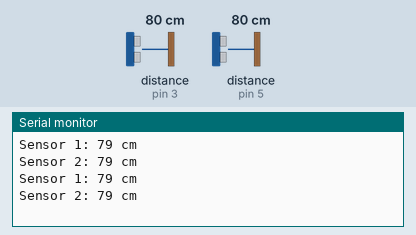
Bench run of a sketch on a simulated Arduino Uno, built with avr-gcc and run on an emulated ATmega328P. Shown: the last lines printed to the serial monitor. Wiring (inferred from the names in the program): 2 × ultrasonic range finder: trigger pin 2, echo pin 3 / trigger pin 4, echo pin 5. The inputs (shaded band) are chosen by the test bench; at power-on: distance to the obstacle (sensors on pin 3, pin 5) 80 cm. The echo pulse lasts 58.3 µs per cm.

Above: at 1.8 s.
1.9 s: distance to the obstacle (sensor on pin 3) set to 2 cm
At 2.7 s:
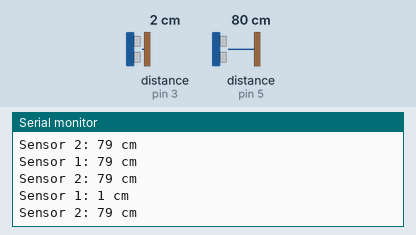
3.4 s: distance to the obstacle (sensor on pin 5) set to 2 cm
At 4.5 s:
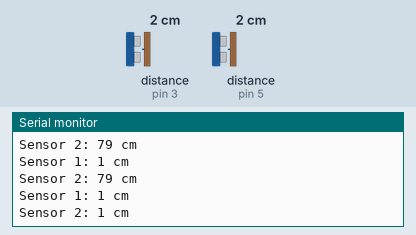
4.9 s: distance to the obstacle (sensor on pin 3) set to 4 cm
At 5.9 s:
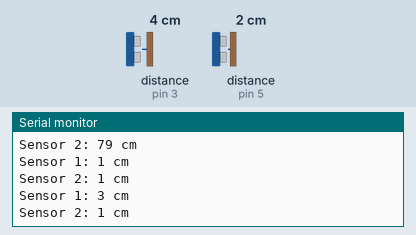
6.4 s: distance to the obstacle (sensor on pin 5) set to 4 cm
At 7.9 s:
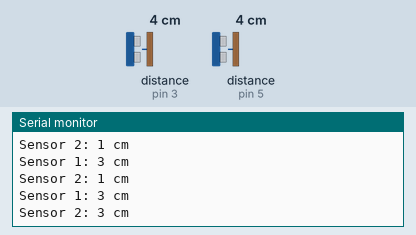
Timing chart, 0 to 8.9 s (numbered marks = the images above; inputs shaded):
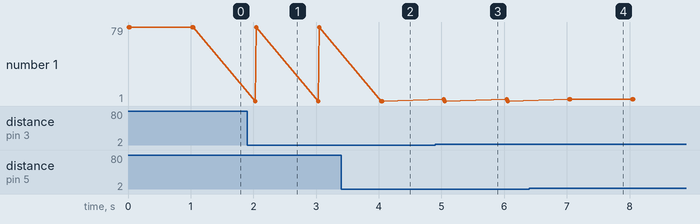

Measured:
- after the input at 1.9 s, the serial monitor: prints a new line after 0.13 s (image 1)
- after the input at 3.4 s, the serial monitor: prints a new line after 0.65 s (image 2)
- after the input at 4.9 s, the serial monitor: prints a new line after 0.14 s (image 3)
- after the input at 6.4 s, the serial monitor: prints a new line after 0.66 s (image 4)

The sketch:

two_sensors.ino
```cpp
// Define the pins for the two HC-SR04 sensors
const int sensor1TrigPin = 2;
const int sensor1EchoPin = 3;
const int sensor2TrigPin = 4;
const int sensor2EchoPin = 5;

void setup() {
  Serial.begin(9600);

  // Initialize pins as needed
  pinMode(sensor1TrigPin, OUTPUT);
  pinMode(sensor1EchoPin, INPUT);
  pinMode(sensor2TrigPin, OUTPUT);
  pinMode(sensor2EchoPin, INPUT);
}

long measureDistance(int trigPin, int echoPin) {
  // Trigger the sensor
  digitalWrite(trigPin, LOW);
  delayMicroseconds(2);
  digitalWrite(trigPin, HIGH);
  delayMicroseconds(10);
  digitalWrite(trigPin, LOW);

  // Measure the echo duration
  long duration = pulseIn(echoPin, HIGH);

  // Calculate distance in centimeters
  // Speed of sound in air at 20°C is approximately 343 meters per second
  // Divide by 2 because the sound travels to the object and back
  long distanceCM = duration * 0.0343 / 2;

  return distanceCM;
}

void loop() {
  // Measure distance from sensor 1
  long distance1 = measureDistance(sensor1TrigPin, sensor1EchoPin);
  // Measure distance from sensor 2
  long distance2 = measureDistance(sensor2TrigPin, sensor2EchoPin);

  // Print the distance measurements to the serial monitor
  Serial.print("Sensor 1: ");
  Serial.print(distance1);
  Serial.println(" cm");

  Serial.print("Sensor 2: ");
  Serial.print(distance2);
  Serial.println(" cm");

  // Add a delay between measurements
  delay(1000); // Adjust the delay as needed
}
```
